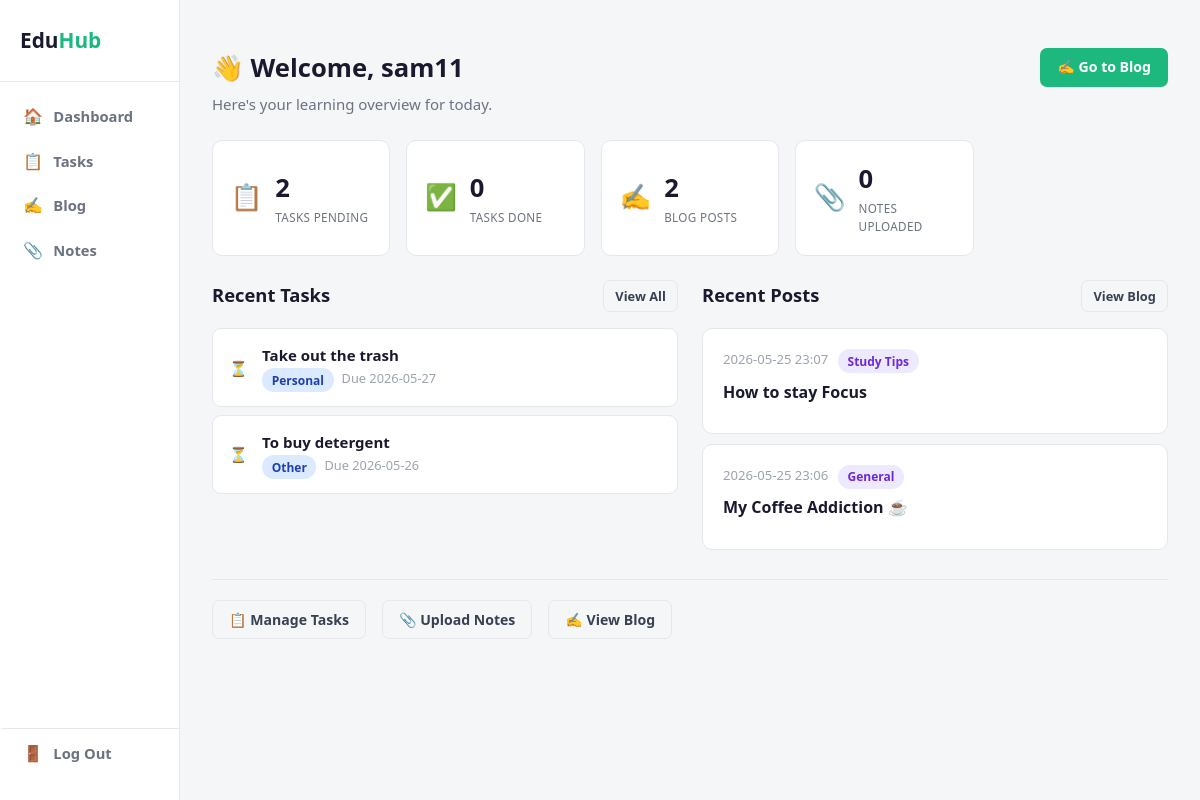
/dashboard (signed in), run on the app's committed database.
### tables this page shows
CREATE TABLE tasks (
            id       INTEGER PRIMARY KEY AUTOINCREMENT,
            user_id  INTEGER NOT NULL,
            title    TEXT    NOT NULL,
            category TEXT    DEFAULT 'General',
            due_date TEXT,
            done     INTEGER DEFAULT 0
        );

CREATE TABLE posts (
            id         INTEGER PRIMARY KEY AUTOINCREMENT,
            user_id    INTEGER NOT NULL,
            title      TEXT    NOT NULL,
            content    TEXT    NOT NULL,
            category   TEXT    DEFAULT 'General',
            created_at TEXT    NOT NULL
        );

### app.py (the view)
@app.route("/dashboard")
def dashboard():
    if not logged_in():
        return redirect("/")
    conn = get_db()
    uid = session["user_id"]
    tasks_pending = conn.execute("SELECT COUNT(*) FROM tasks WHERE user_id=? AND done=0", (uid,)).fetchone()[0]
    tasks_done    = conn.execute("SELECT COUNT(*) FROM tasks WHERE user_id=? AND done=1", (uid,)).fetchone()[0]
    total_posts   = conn.execute("SELECT COUNT(*) FROM posts WHERE user_id=?", (uid,)).fetchone()[0]
    total_notes   = conn.execute("SELECT COUNT(*) FROM notes WHERE user_id=?", (uid,)).fetchone()[0]
    recent_tasks  = conn.execute("SELECT * FROM tasks WHERE user_id=? ORDER BY id DESC LIMIT 3", (uid,)).fetchall()
    recent_posts  = conn.execute("SELECT * FROM posts WHERE user_id=? ORDER BY id DESC LIMIT 3", (uid,)).fetchall()
    conn.close()
    return render_template("dashboard.html",
        username=session["username"],
        tasks_pending=tasks_pending,
        tasks_done=tasks_done,
        total_posts=total_posts,
        total_notes=total_notes,
        recent_tasks=recent_tasks,
        recent_posts=recent_posts
    )

### app.py (called while the page is built)
def get_db():
    conn = sqlite3.connect("lms.db")
    conn.row_factory = sqlite3.Row
    return conn

def logged_in():
    return "user_id" in session

### templates/dashboard.html
{% extends "base.html" %} {% block title %}Dashboard{% endblock %} {% block
content %}
<div class="container">
  <div class="page-header">
    <div>
      <h1>👋 Welcome, {{ username }}</h1>
      <p>Here's your learning overview for today.</p>
    </div>
    <a href="{{ url_for('blog') }}" class="btn btn-primary">✍️ Go to Blog</a>
  </div>
  <div class="stats-grid">
    <div class="stat-card">
      <div class="stat-icon">📋</div>
      <div class="stat-info">
        <div class="num">{{ tasks_pending }}</div>
        <div class="lbl">Tasks Pending</div>
      </div>
    </div>
    <div class="stat-card">
      <div class="stat-icon">✅</div>
      <div class="stat-info">
        <div class="num">{{ tasks_done }}</div>
        <div class="lbl">Tasks Done</div>
      </div>
    </div>
    <div class="stat-card">
      <div class="stat-icon">✍️</div>
      <div class="stat-info">
        <div class="num">{{ total_posts }}</div>
        <div class="lbl">Blog Posts</div>
      </div>
    </div>
    <div class="stat-card">
      <div class="stat-icon">📎</div>
      <div class="stat-info">
        <div class="num">{{ total_notes }}</div>
        <div class="lbl">Notes Uploaded</div>
      </div>
    </div>
  </div>
  <div
    style="
      display: grid;
      grid-template-columns: 1fr 1fr;
      gap: 1.5rem;
      flex-wrap: wrap;
    "
  >
    <div>
      <div class="flex justify-between items-center mb-2">
        <h2 style="color: var(--text); font-size: 1.15rem">Recent Tasks</h2>
        <a href="{{ url_for('tasks') }}" class="btn btn-secondary btn-sm"
          >View All</a
        >
      </div>
      {% if recent_tasks %} {% for task in recent_tasks %}
      <div class="task-item {{ 'done' if task['done'] }}">
        <span>{{ '✅' if task['done'] else '⏳' }}</span>
        <div class="task-body">
          <div class="task-title">{{ task['title'] }}</div>
          <div class="task-meta">
            <span class="badge badge-blue">{{ task['category'] }}</span>
            {% if task['due_date'] %}<span>Due {{ task['due_date'] }}</span>{%
            endif %}
          </div>
        </div>
      </div>
      {% endfor %} {% else %}
      <div class="empty-state">
        <div class="emoji">📋</div>
        <p>No tasks yet. <a href="{{ url_for('tasks') }}">Add one!</a></p>
      </div>
      {% endif %}
    </div>
    <div>
      <div class="flex justify-between items-center mb-2">
        <h2 style="color: var(--text); font-size: 1.15rem">Recent Posts</h2>
        <a href="{{ url_for('blog') }}" class="btn btn-secondary btn-sm"
          >View Blog</a
        >
      </div>
      {% if recent_posts %} {% for post in recent_posts %}
      <div class="card post-card mb-1" style="margin-bottom: 0.6rem">
        <div class="post-meta">
          <span>{{ post['created_at'] }}</span>
          <span class="badge badge-purple">{{ post['category'] }}</span>
        </div>
        <h3 style="font-size: 1rem">{{ post['title'] }}</h3>
      </div>
      {% endfor %} {% else %}
      <div class="empty-state">
        <div class="emoji">✍️</div>
        <p>No posts yet. <a href="{{ url_for('blog') }}">Write one!</a></p>
      </div>
      {% endif %}
    </div>
  </div>
  <hr class="divider" />
  <div style="display: flex; gap: 1rem; flex-wrap: wrap">
    <a href="{{ url_for('tasks') }}" class="btn btn-secondary"
      >📋 Manage Tasks</a
    >
    <a href="{{ url_for('notes') }}" class="btn btn-secondary"
      >📎 Upload Notes</a
    >
    <a href="{{ url_for('blog') }}" class="btn btn-secondary">✍️ View Blog</a>
  </div>
</div>
{% endblock %}

### static/css/style.css (style rules this page uses)
* { box-sizing: border-box; margin: 0; padding: 0; }
body { font-family: "Segoe UI", Tahoma, Verdana, sans-serif; background: #f4f6f8; color: #1a1a2e; font-size: 15px; line-height: 1.6; min-height: 100vh; }
a { color: #1db87e; text-decoration: none; }
h1 { font-size: 1.6rem; margin-bottom: 0.2rem; }
h2 { font-size: 1.15rem; margin-bottom: 0.2rem; }
h3 { font-size: 1rem; margin-bottom: 0.5rem; }
p { color: #6b7280; }
.card { background: #fff; border: 1px solid #e5e7eb; border-radius: 10px; padding: 1.4rem; margin-bottom: 1rem; }
.btn { display: inline-block; padding: 0.45rem 1rem; border-radius: 7px; font-size: 0.88rem; font-weight: 600; cursor: pointer; border: 1px solid transparent; text-decoration: none; font-family: inherit; transition: all 0.15s; }
.btn-primary { background: #1db87e; color: #fff; }
.btn-secondary { background: #f4f6f8; color: #374151; border-color: #e5e7eb; }
.btn-sm { padding: 0.28rem 0.7rem; font-size: 0.8rem; }
.badge { display: inline-block; padding: 0.15rem 0.6rem; border-radius: 20px; font-size: 0.75rem; font-weight: 600; }
.badge-blue { background: #dbeafe; color: #1e40af; }
.badge-purple { background: #ede9fe; color: #6d28d9; }
.page-header { display: flex; justify-content: space-between; align-items: flex-start; flex-wrap: wrap; gap: 1rem; margin-bottom: 1.5rem; }
.page-header p { margin-top: 0.2rem; }
.stats-grid { display: grid; grid-template-columns: repeat(auto-fill, minmax(160px, 1fr)); gap: 1rem; margin-bottom: 1.5rem; }
.stat-card { background: #fff; border: 1px solid #e5e7eb; border-radius: 10px; padding: 1.1rem; display: flex; align-items: center; gap: 0.8rem; }
.stat-icon { font-size: 1.6rem; }
.stat-info .num { font-size: 1.6rem; font-weight: bold; color: #1a1a2e; }
.stat-info .lbl { font-size: 0.73rem; color: #6b7280; text-transform: uppercase; letter-spacing: 0.03em; }
.task-item { display: flex; align-items: center; gap: 0.9rem; background: #fff; border: 1px solid #e5e7eb; border-radius: 9px; padding: 0.85rem 1rem; margin-bottom: 0.5rem; transition: border-color 0.15s; }
.task-body { flex: 1; }
.task-title { font-weight: 600; }
.task-meta { font-size: 0.8rem; color: #9ca3af; margin-top: 0.1rem; display: flex; gap: 0.5rem; flex-wrap: wrap; }
.post-card { background: #fff; border: 1px solid #e5e7eb; border-radius: 10px; padding: 1.25rem; margin-bottom: 0.75rem; transition: border-color 0.15s; }
.post-meta { font-size: 0.82rem; color: #9ca3af; display: flex; gap: 0.6rem; flex-wrap: wrap; margin-bottom: 0.4rem; }
.divider { border: none; border-top: 1px solid #e5e7eb; margin: 1.25rem 0; }
.flex { display: flex; }
.items-center { align-items: center; }
.justify-between { justify-content: space-between; }
.mb-1 { margin-bottom: 0.5rem; }
.mb-2 { margin-bottom: 1rem; }

### data on the page
tasks: done "⏳", title "Take out the trash", category "Personal", due_date "2026-05-27"
tasks: done "⏳", title "To buy detergent", category "Other", due_date "2026-05-26"
posts: created_at "2026-05-25 23:07", category "Study Tips", title "How to stay Focus"
posts: created_at "2026-05-25 23:06", category "General", title "My Coffee Addiction ☕"

### other printed values
{{ username }} "sam11"
{{ tasks_pending }} "2"
{{ tasks_done }} "0"
{{ total_posts }} "2"
{{ total_notes }} "0"
